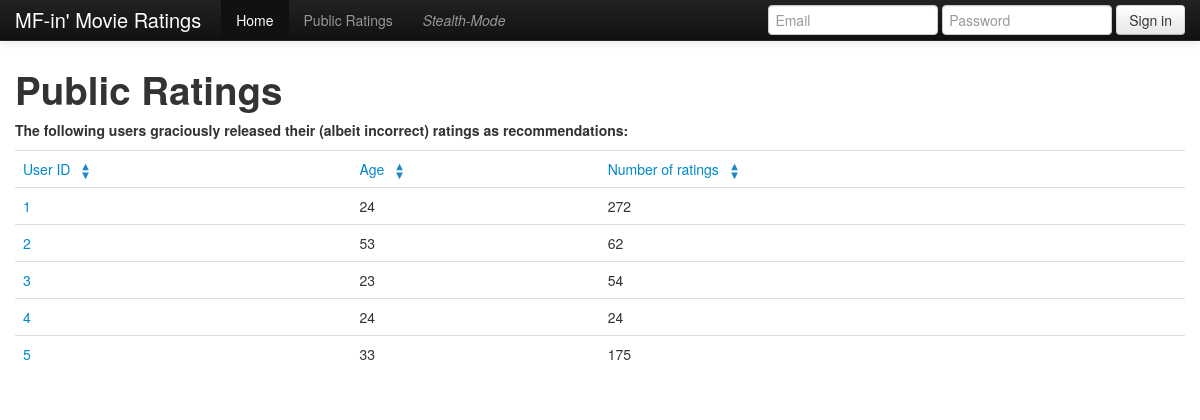
The app's page /user_list with its own data.
### model.py (models this page shows)
class User(Base):
	__tablename__ = "users"
	def similarity(self, other):
		u_ratings = {}
		paired_ratings = []
		for r in self.ratings:
			u_ratings[r.movie_id] = r
		for r in other.ratings:
			u_r = u_ratings.get(r.movie_id)
			if u_r:
				paired_ratings.append( (u_r.rating, r.rating) )
		if paired_ratings:
			return correlation.pearson(paired_ratings)
		else:
			return 0.0
	def predict_rating(self, movie):
		ratings = self.ratings
		other_ratings = movie.ratings
		similarities = [ (self.similarity(other_rating.user), other_rating) \
			for other_rating in other_ratings ]
		similarities.sort(reverse = True)
		similarities = [ sim for sim in similarities if sim[0] > 0 ]
		if not similarities:
		    return None
		numerator = sum([ r.rating * similarity for similarity, r in similarities ])
		denominator = sum([ similarity[0] for similarity in similarities ])
		return numerator/denominator
	id = Column(Integer, primary_key = True)
	email = Column(String(64), nullable = True)
	password = Column(String(64), nullable = True)
	age = Column(Integer, nullable = True)
	gender = Column(String(15), nullable = True)
	occupation = Column(String(64), nullable = True)
	zipcode = Column(String(15), nullable = True)

### judgement.py (the view)
@app.route("/user_list")
def user_list():
	user_list = model.session.query(model.User).limit(5).all()
	return render_template("user_list.html", users=user_list)

### templates/user_list.html (shortened to what this page needs)
{% extends "layout.html" %}
{% block body %}
	<h1>Public Ratings</h1>
	<h5>The following users graciously released their (albeit incorrect) ratings as recommendations:</h5>
	<table class = "table sortable" id="sortabletable">
	<tr class = "table_header">
		<td>User ID</td>
		<td>Age</td>
		<td>Number of ratings</td>
	</tr>
	{% for user in users %}
	<tr>
		<td><a href = "view_user/{{user.id}}">{{ user.id }}</a></td>
		<td>{{ user.age }}</td>
		<td>{{ user.ratings|length }}</td>
	</tr>
	{% endfor %}
{% endblock %}

### templates/layout.html (shortened to what this page needs)
<!DOCTYPE html>
<html lang="en">
  <head>
	<link rel="stylesheet" href="/static/css/bootstrap.css" type="text/css">
	<link rel="stylesheet" href="/static/css/additional.css" type="text/css">
    <link href="../assets/css/bootstrap-responsive.css" rel="stylesheet">
  </head>
  <body>
    <div class="navbar navbar-inverse navbar-fixed-top">
      <div class="navbar-inner">
        <div class="container">
          <a class="brand" href="#">MF-in' Movie Ratings</a>
          <div class="nav-collapse collapse">
            <ul class="nav">
              {% if session.get("user_id") %}
              <li class="active"><a href="/view_user">Home</a></li>
              {% else %}
              <li class="active"><a href="/">Home</a></li>
               {% endif %}
              <li><a href="/user_list">Public Ratings</a></li>
              <li><a href="/super_secret"><i>Stealth-Mode</i></a></li>
            {% if not session.get("user_id") %}
            </ul>
            <form class="navbar-form pull-right" method="POST" action="{{url_for("authenticate")}}">
              <input class="span2" type="text" placeholder="Email">
              <input class="span2" type="password" placeholder="Password">
              <button type="submit" class="btn">Sign in</button>
            </form>
            {% else %}
              Welcome, {{ session.get("user_id").name }}
              </ul>
                <form class="navbar-form pull-right" method="POST" action="{{url_for("logout")}}">
                <button type="submit" class="btn">Log Out</button>
              </form>
            {% endif %}
          </div>
        </div>
      </div>
    </div>
    <div class="container">
			{% block body %} Default Content {% endblock %}
	</div>
	</body>
</html>

### records on screen
User: id "1", age "24", ratings|length "272"
User: id "2", age "53", ratings|length "62"
User: id "3", age "23", ratings|length "54"
User: id "4", age "24", ratings|length "24"
User: id "5", age "33", ratings|length "175"
